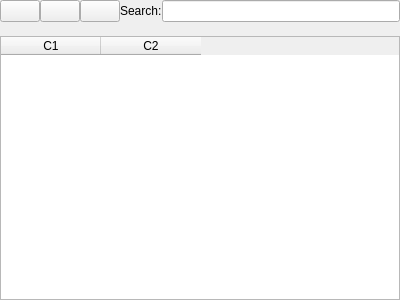
<?xml version="1.0" encoding="UTF-8"?>
<ui version="4.0">
 <class>Frame</class>
 <widget class="QFrame" name="Frame">
  <property name="geometry">
   <rect>
    <x>0</x>
    <y>0</y>
    <width>400</width>
    <height>300</height>
   </rect>
  </property>
  <property name="windowTitle">
   <string>Frame</string>
  </property>
  <layout class="QVBoxLayout" name="verticalLayout_3">
   <property name="spacing">
    <number>0</number>
   </property>
   <property name="leftMargin">
    <number>0</number>
   </property>
   <property name="topMargin">
    <number>0</number>
   </property>
   <property name="rightMargin">
    <number>0</number>
   </property>
   <property name="bottomMargin">
    <number>0</number>
   </property>
   <item>
    <layout class="QHBoxLayout" name="horizontalLayout">
     <property name="spacing">
      <number>0</number>
     </property>
     <item>
      <widget class="QPushButton" name="pbAdd">
       <property name="text">
        <string/>
       </property>
      </widget>
     </item>
     <item>
      <widget class="QPushButton" name="pbEdit">
       <property name="text">
        <string/>
       </property>
      </widget>
     </item>
     <item>
      <widget class="QPushButton" name="pbDelete">
       <property name="text">
        <string/>
       </property>
      </widget>
     </item>
     <item>
      <widget class="QLabel" name="label">
       <property name="text">
        <string>Search:</string>
       </property>
      </widget>
     </item>
     <item>
      <widget class="QLineEdit" name="leSearch"/>
     </item>
    </layout>
   </item>
   <item>
    <layout class="QVBoxLayout" name="verticalLayout">
     <property name="spacing">
      <number>-1</number>
     </property>
     <property name="bottomMargin">
      <number>0</number>
     </property>
     <item>
      <widget class="QLabel" name="lMessageList">
       <property name="text">
        <string/>
       </property>
       <property name="alignment">
        <set>Qt::AlignCenter</set>
       </property>
      </widget>
     </item>
    </layout>
   </item>
   <item>
    <layout class="QVBoxLayout" name="verticalLayout_2">
     <item>
      <widget class="QTableWidget" name="tableWidget">
       <column>
        <property name="text">
         <string>C1</string>
        </property>
       </column>
       <column>
        <property name="text">
         <string>C2</string>
        </property>
       </column>
      </widget>
     </item>
    </layout>
   </item>
  </layout>
 </widget>
 <resources/>
 <connections/>
</ui>
